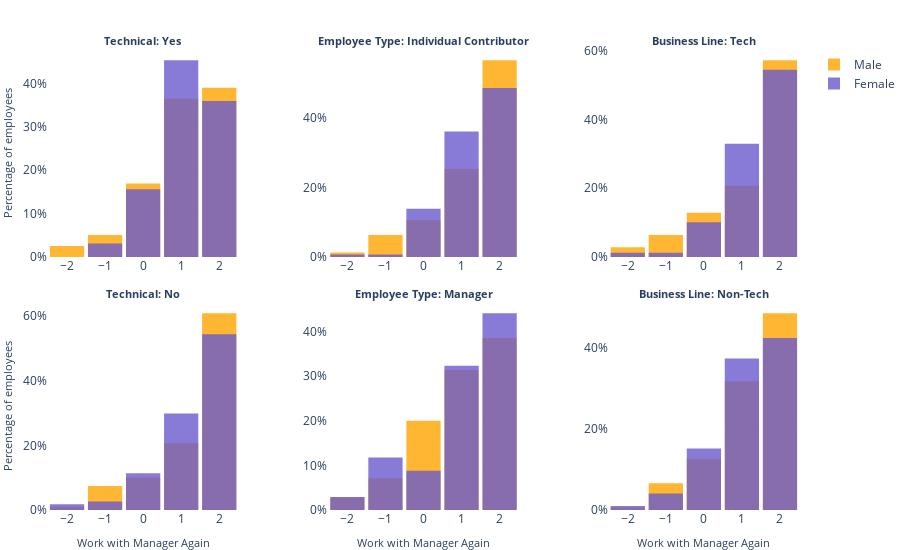

Source (notebook cell):
### Markdown cell above
### Would you work with your manager again in the future?

### Code cell
col = 'Would you work with your manager again in the future?'
df['WorkManagerAgain'] = df[col].str.replace('Very Favorable','2').str.replace('Favorable','1').str.replace('Neutral','0')
df['WorkManagerAgain'] = df['WorkManagerAgain'].str.replace('Very Unfavorable','-2').str.replace('Unfavorable','-1').str.replace('Prefer not to answer','0')
df['WorkManagerAgain'] = df['WorkManagerAgain'].astype(float)
fig = dist_plot('WorkManagerAgain','Work with Manager Again', nbins=5, nticks_x=8)

### Figure 1 — Plotly figure (JSON) as saved in the notebook; plotly's stock layout.template omitted (floating-point values rounded to 4 significant figures; data arrays with more than 128 entries replaced by an {"elided": "..."} marker saying what was removed)
{"data": [{"histnorm": "percent", "marker": {"color": "orange"}, "name": "Male", "nbinsx": 5, "opacity": 0.8, "type": "histogram", "x": [1, 2, 0, 2, 1, 1, 0, 0, 1, 2, 1, 1, 1, 2, -2, 1, 1, 0, -1, 2, 2, 0, 2, 1, 1, 2, 0, 2, 1, 0, 1, 0, 2, 0, 1, 0, 0, 2, 1, 0, 1, 1, 1, 2, 1, 1, 2, 1, 2, 2, 1, 2, -2, -1, 2, 1, 1, 0, -1, 2, 1, 2, 2, 1, 2, 0, 2, 2, 2, 2, 1, 2, 0, 2, 2, 1, 2, 0, 2, 2, 1, 0, 1, 1, 1, 1, 1, 2, 1, 1, 1, 1, -1, 2, 1, 1, 1, 2, 0, 0, 2, 2, 2, 2, 2, -1, 2, 0, 2, 2, -2, 2, -1, 2, 2, 1, 2, 1], "xaxis": "x", "yaxis": "y"}, {"histnorm": "percent", "marker": {"color": "slateblue"}, "name": "Female", "nbinsx": 5, "opacity": 0.8, "type": "histogram", "x": [2, -1, 0, 2, 0, 1, 1, 1, 2, 2, 1, 1, 2, 1, 1, 1, 2, 1, 0, 0, 0, 1, 1, 1, 2, 2, 1, 2, 1, 1, 1, 1, 0, 2, 2, 1, 2, 1, 1, 0, 1, 2, 0, 1, -1, 1, 1, 1, 2, 1, 2, 0, 2, 1, 2, 2, 2, 1, 2, 2, 2, 1, 2, 0], "xaxis": "x", "yaxis": "y"}, {"histnorm": "percent", "marker": {"color": "orange"}, "name": "Male", "nbinsx": 5, "opacity": 0.8, "showlegend": false, "type": "histogram", "x": {"elided": "189 int values"}, "xaxis": "x4", "yaxis": "y4"}, {"histnorm": "percent", "marker": {"color": "slateblue"}, "name": "Female", "nbinsx": 5, "opacity": 0.8, "showlegend": false, "type": "histogram", "x": [2, 0, 1, 2, 2, 2, 2, 2, 2, 0, 2, 2, 2, 2, 2, 2, 1, 1, 1, 0, 1, 2, 1, 2, 2, 1, 2, 0, 2, 2, 2, 1, 2, 2, 2, 2, 2, 2, 2, 2, 2, 2, 1, 2, -2, 2, 1, 2, 1, 2, 2, 1, 2, 1, 2, 1, 2, 1, 2, 1, 2, 0, 0, 1, 2, 1, 2, 2, 2, 2, 2, 1, 1, 2, 1, 1, 2, 2, 1, 0, 1, 0, 1, 2, 2, 1, 1, -2, 2, 0, 2, 2, -1, 2, 1, 1, 2, 0, 0, 2, 1, 1, 2, 2, 0, -1, 1, 1, 2, 1, -1, 0, 2, 2], "xaxis": "x4", "yaxis": "y4"}, {"histnorm": "percent", "marker": {"color": "orange"}, "name": "Male", "nbinsx": 5, "opacity": 0.8, "showlegend": false, "type": "histogram", "x": {"elided": "237 int values"}, "xaxis": "x2", "yaxis": "y2"}, {"histnorm": "percent", "marker": {"color": "slateblue"}, "name": "Female", "nbinsx": 5, "opacity": 0.8, "showlegend": false, "type": "histogram", "x": {"elided": "144 int values"}, "xaxis": "x2", "yaxis": "y2"}, {"histnorm": "percent", "marker": {"color": "orange"}, "name": "Male", "nbinsx": 5, "opacity": 0.8, "showlegend": false, "type": "histogram", "x": [1, 0, 2, 1, 1, 2, 2, 2, -2, 1, 0, 0, 1, 1, 0, 1, 0, -1, 1, 0, 1, 1, 2, 1, 2, 0, -1, 2, 1, 1, 2, 2, 2, 0, 0, 2, 2, 2, 0, 2, 2, 2, 2, 2, 2, 1, 2, 0, 2, 2, 0, 1, 1, -1, 2, 1, 1, 1, 0, 2, -1, -1, 2, 0, 1, -2, 2, 1, 1, 2], "xaxis": "x5", "yaxis": "y5"}, {"histnorm": "percent", "marker": {"color": "slateblue"}, "name": "Female", "nbinsx": 5, "opacity": 0.8, "showlegend": false, "type": "histogram", "x": [-1, 2, 2, 2, 2, 2, 1, 2, 0, 1, 1, 1, 2, 2, 0, 2, 2, -2, 2, 1, 1, 1, 2, 1, 0, -1, 1, 2, 1, 1, 2, 2, -1, -1], "xaxis": "x5", "yaxis": "y5"}, {"histnorm": "percent", "marker": {"color": "orange"}, "name": "Male", "nbinsx": 5, "opacity": 0.8, "showlegend": false, "type": "histogram", "x": {"elided": "140 int values"}, "xaxis": "x3", "yaxis": "y3"}, {"histnorm": "percent", "marker": {"color": "slateblue"}, "name": "Female", "nbinsx": 5, "opacity": 0.8, "showlegend": false, "type": "histogram", "x": [2, 2, 1, 0, 2, 0, 1, 1, 2, 2, 1, 1, 2, 1, 2, 1, 0, 2, 1, 1, 0, 1, 2, 2, 1, 1, 0, 2, 2, 2, 2, 2, 2, 2, 2, 2, 1, 2, 2, 2, 1, 2, 2, 0, 1, 2, 2, 2, 1, -1, 1, 2, 2, 2, 1, 1, 2, 2, 1, 2, 1, 2, 1, 1, -2, 2, 2, 2, 2, 1, 2, 2, 1, 2, 2, 1, 2, 0, 0], "xaxis": "x3", "yaxis": "y3"}, {"histnorm": "percent", "marker": {"color": "orange"}, "name": "Male", "nbinsx": 5, "opacity": 0.8, "showlegend": false, "type": "histogram", "x": {"elided": "167 int values"}, "xaxis": "x6", "yaxis": "y6"}, {"histnorm": "percent", "marker": {"color": "slateblue"}, "name": "Female", "nbinsx": 5, "opacity": 0.8, "showlegend": false, "type": "histogram", "x": [0, -1, 2, 2, 1, 2, 2, 2, 2, 1, 0, 2, 2, 1, 2, 2, 0, 0, 2, 1, 1, 1, 1, 2, 1, 2, 1, 2, 2, 1, 1, 2, 0, 1, 2, 1, 2, 2, 2, 2, 1, 2, -2, 1, 2, 1, 1, 1, 2, 1, 2, 1, 2, 1, 1, 0, 0, 0, 1, 2, 1, 2, 1, 2, 2, 1, 1, 1, 2, 1, 0, 1, 0, 0, 2, 1, 2, 2, 2, 0, -1, 2, 1, 1, 0, 0, 2, 1, 2, 2, 0, -1, 1, 1, 2, 1, -1, 2, 2], "xaxis": "x6", "yaxis": "y6"}], "layout": {"annotations": [{"font": {"size": 11}, "showarrow": false, "text": "<b>Technical: Yes</b>", "x": 0.1267, "xanchor": "center", "xref": "paper", "y": 1, "yanchor": "bottom", "yref": "paper"}, {"font": {"size": 11}, "showarrow": false, "text": "<b>Employee Type: Individual Contributor</b>", "x": 0.5, "xanchor": "center", "xref": "paper", "y": 1, "yanchor": "bottom", "yref": "paper"}, {"font": {"size": 11}, "showarrow": false, "text": "<b>Business Line: Tech</b>", "x": 0.8733, "xanchor": "center", "xref": "paper", "y": 1, "yanchor": "bottom", "yref": "paper"}, {"font": {"size": 11}, "showarrow": false, "text": "<b>Technical: No</b>", "x": 0.1267, "xanchor": "center", "xref": "paper", "y": 0.45, "yanchor": "bottom", "yref": "paper"}, {"font": {"size": 11}, "showarrow": false, "text": "<b>Employee Type: Manager</b>", "x": 0.5, "xanchor": "center", "xref": "paper", "y": 0.45, "yanchor": "bottom", "yref": "paper"}, {"font": {"size": 11}, "showarrow": false, "text": "<b>Business Line: Non-Tech</b>", "x": 0.8733, "xanchor": "center", "xref": "paper", "y": 0.45, "yanchor": "bottom", "yref": "paper"}], "bargap": 0.1, "barmode": "overlay", "height": 550, "margin": {"b": 0, "l": 0, "r": 0, "t": 50}, "plot_bgcolor": "rgba(0,0,0,0)", "showlegend": true, "width": 900, "xaxis": {"anchor": "y", "domain": [0, 0.2533], "gridcolor": "#EEEEEE", "gridwidth": 0.1, "nticks": 8, "showgrid": true, "title": {"font": {"size": 11}}}, "xaxis2": {"anchor": "y2", "domain": [0.3733, 0.6267], "gridcolor": "#EEEEEE", "gridwidth": 0.1, "nticks": 8, "showgrid": true, "title": {"font": {"size": 11}}}, "xaxis3": {"anchor": "y3", "domain": [0.7467, 1], "gridcolor": "#EEEEEE", "gridwidth": 0.1, "nticks": 8, "showgrid": true, "title": {"font": {"size": 11}}}, "xaxis4": {"anchor": "y4", "domain": [0, 0.2533], "gridcolor": "#EEEEEE", "gridwidth": 0.1, "nticks": 8, "showgrid": true, "title": {"font": {"size": 11}, "text": "Work with Manager Again"}}, "xaxis5": {"anchor": "y5", "domain": [0.3733, 0.6267], "gridcolor": "#EEEEEE", "gridwidth": 0.1, "nticks": 8, "showgrid": true, "title": {"font": {"size": 11}, "text": "Work with Manager Again"}}, "xaxis6": {"anchor": "y6", "domain": [0.7467, 1], "gridcolor": "#EEEEEE", "gridwidth": 0.1, "nticks": 8, "showgrid": true, "title": {"font": {"size": 11}, "text": "Work with Manager Again"}}, "yaxis": {"anchor": "x", "domain": [0.55, 1], "gridcolor": "#EEEEEE", "gridwidth": 0.1, "nticks": 5, "showgrid": true, "ticksuffix": "%", "title": {"font": {"size": 11}, "text": "Percentage of employees"}}, "yaxis2": {"anchor": "x2", "domain": [0.55, 1], "gridcolor": "#EEEEEE", "gridwidth": 0.1, "nticks": 5, "showgrid": true, "ticksuffix": "%", "title": {"font": {"size": 11}}}, "yaxis3": {"anchor": "x3", "domain": [0.55, 1], "gridcolor": "#EEEEEE", "gridwidth": 0.1, "nticks": 5, "showgrid": true, "ticksuffix": "%", "title": {"font": {"size": 11}}}, "yaxis4": {"anchor": "x4", "domain": [0, 0.45], "gridcolor": "#EEEEEE", "gridwidth": 0.1, "nticks": 5, "showgrid": true, "ticksuffix": "%", "title": {"font": {"size": 11}, "text": "Percentage of employees"}}, "yaxis5": {"anchor": "x5", "domain": [0, 0.45], "gridcolor": "#EEEEEE", "gridwidth": 0.1, "nticks": 5, "showgrid": true, "ticksuffix": "%", "title": {"font": {"size": 11}}}, "yaxis6": {"anchor": "x6", "domain": [0, 0.45], "gridcolor": "#EEEEEE", "gridwidth": 0.1, "nticks": 5, "showgrid": true, "ticksuffix": "%", "title": {"font": {"size": 11}}}}}
